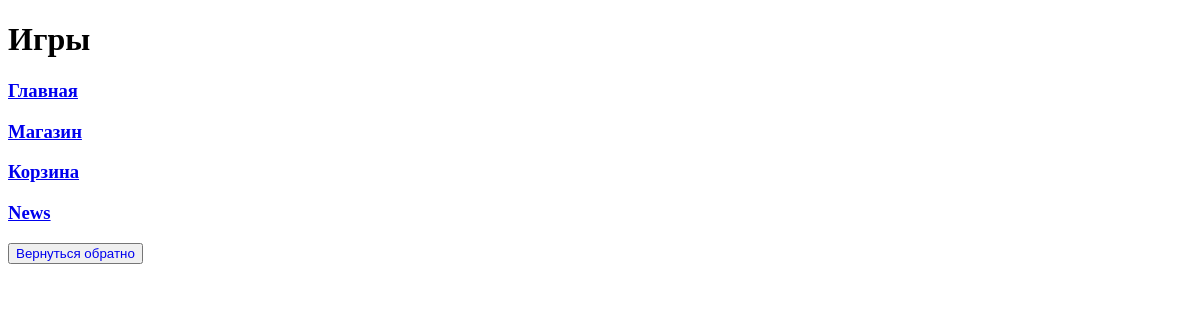
Page /platform/games/ on the earlier database version.
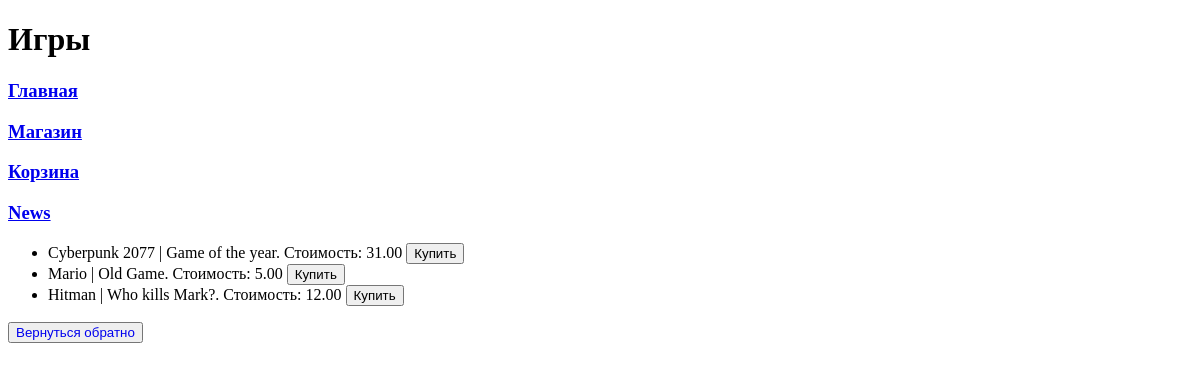
Same page on the later database version.
### task1/models.py (models this page shows, shortened)
class Game(models.Model):
    title = models.CharField(max_length=255)  # Название игры
    cost = models.DecimalField(max_digits=10, decimal_places=2)  # Цена
    size = models.DecimalField(max_digits=10, decimal_places=2)  # Размер файлов игры
    description = models.TextField()  # Описание
    age_limited = models.BooleanField(default=False)  # Ограничение по возрасту 18+
    buyers = models.ManyToManyField(Buyer, related_name='games')  # Покупатели, обладающие этой игрой

### task1/views.py (the view)
# urls.py: path('platform/games/', func_games,),
def func_games(request):
    games = Game.objects.all()
    text_button_1 = 'Купить'
    text_button_2 = 'Вернуться обратно'
    text_pagename = 'Игры'
    text_title = 'Магазин'
    text_href = '/platform/'
    menu = get_menu()
    context = {
        'games': games,
        'text_button_1': text_button_1,
        'text_button_2': text_button_2,
        'text_pagename': text_pagename,
        'text_title': text_title,
        'text_href': text_href,
        'menu': menu,
    }
    return render(request, 'task1/games.html', context)

### task1/views.py (called while the page is built)
def get_menu():
    return [
        ['/platform/', 'Главная'],
        ['/platform/games/', 'Магазин'],
        ['/platform/cart/', 'Корзина'],
        ['/platform/news/', 'News'],#добавили новый пункт меню для NEWS
    ]

### templates/task1/games.html (shortened to what this page needs)
{% extends "task1/menu.html" %}
{% block pagename %}
     <h1>{{ text_pagename }}</h1>
{% endblock %}
{% block menu %}
    {{ block.super }}
{% endblock %}
{% block content %}
     <ul>
         {% for game in games %}
             <li>{{ game.title }} | {{ game.description }}. Стоимость: {{ game.cost }}
                 <button> {{ text_button_1 }} </button>
             </li>
         {% endfor %}
     </ul>
     <button>
         <a href = "{{text_href}}" link="black" style="text-decoration: none;" >{{ text_button_2 }}</a>
     </button>
{% endblock %}

### templates/task1/menu.html (shortened to what this page needs)
<!DOCTYPE html>
<html lang="en">
<head>
</head>
<body>
    <header>
        {% block pagename %}{% endblock %}
    </header>
   <nav>
       {% block menu %}
           {% for key, value in menu %}
               <h3>
                    <a href="{{ key }}">{{ value }}</a>
               </h3>
           {% endfor %}
       {% endblock %}
   </nav>
   <main>
       {% block content %}
       {% endblock %}
   </main>
</body>
</html>

Differences in the rows shown:
added Game: title "Cyberpunk 2077", description "Game of the year", cost "31.00", text_button_1 "Купить"
added Game: title "Mario", description "Old Game", cost "5.00", text_button_1 "Купить"
added Game: title "Hitman", description "Who kills Mark?", cost "12.00", text_button_1 "Купить"
